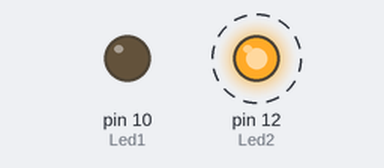
A sketch run on a simulated Arduino Uno, built with avr-gcc and run on an emulated ATmega328P. Shown: output pins drawn as LEDs (lit = HIGH). Dashed ring = blinking. At 20.0 s the program stops and its outputs stay as they are.

Above: at 0.02 s.
Timing chart, 0 to 3.0 s (numbered marks = the images above):
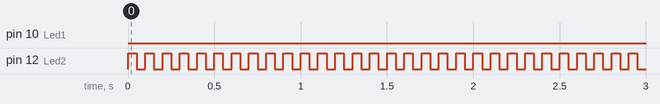

Measured:
- by itself, pin 12 (Led2): alternates HIGH for 0.05 s and LOW for 0.05 s, 200 changes in all, then stays LOW

The sketch:

Blink_and_Stop.ino
```cpp
const int Led1 = 10;
const int Led2 = 12;
int count = 100;

void setup() {
  pinMode(Led1, OUTPUT);
  pinMode(Led2, OUTPUT);
}

void loop() {
  for (int i = 0; i < count; i++) {
    digitalWrite(Led2, HIGH);
    delay(50);
    digitalWrite(Led2, LOW);
    delay(50);
  }

  for (int i = 0; i < count; i++) {
    digitalWrite(Led1, HIGH);
    delay(50);
    digitalWrite(Led1, LOW);
    delay(50);
  }

  // Stop the program by going into an infinite idle loop
  while (true) {
    // Optionally, sleep or blink a LED once to show it's finished
  }
}
```
